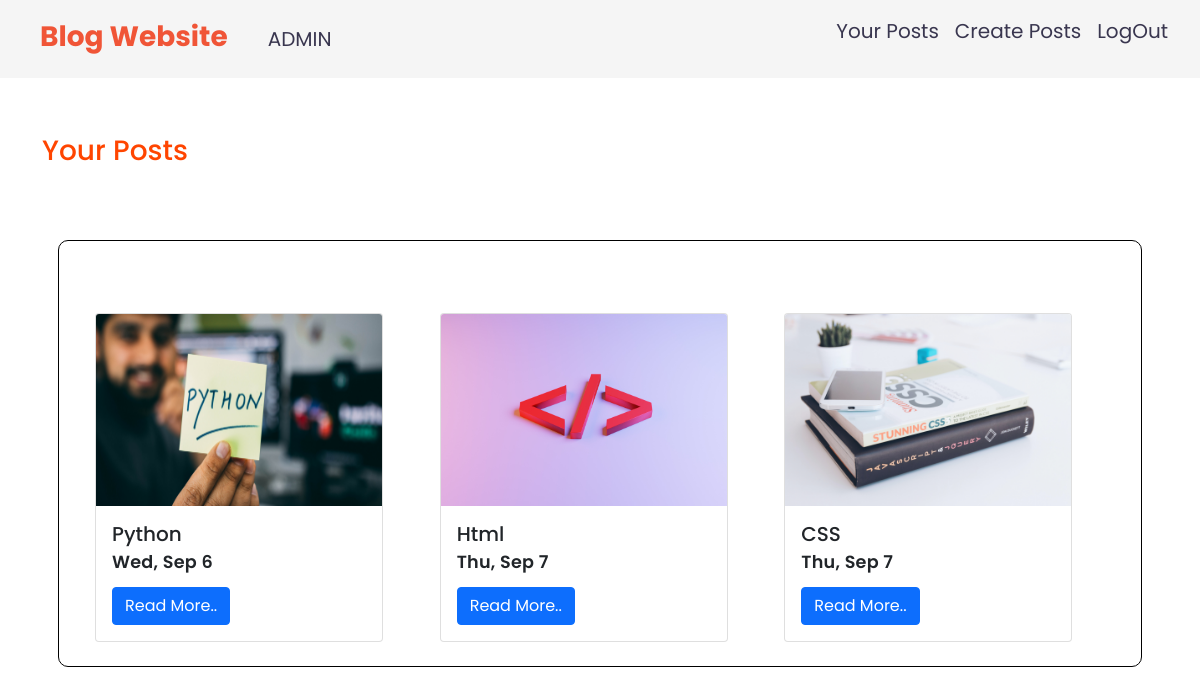
/userposts/ (signed in), run on the app's committed database.
### app/models.py (models this page shows, shortened)
class Post(models.Model):
    title=models.CharField(max_length=150)
    content= models.TextField()
    publicationdate=models.DateField(auto_now_add=True)
    name=models.ForeignKey(User, on_delete=models.CASCADE, null=True,blank=True)
    image = models.ImageField(upload_to='eventimages',null=True)

### app/views.py (the view)
# urls.py: path('userposts/',views.userposts,name='userposts'),
@login_required(login_url='/login/')
def userposts(request):
    if request.user.is_authenticated:
        pt=Post.objects.filter(name=request.user)
        print(request.user)
        return render(request,'app/userposts.html',{'post':pt})

### app/templates/app/userposts.html (shortened to what this page needs)
{% extends 'app/base.html' %}
{% block content %}
<h3 class="font my-5" style="color:orangered;">
    Your Posts
</h3>
<div class="row justify-content-center">
</div>
<div class="jumbotron jumbotron-fluid jumbo-class  p-3 mb-3">
    <div class="container">
        <div class="postrow row justify-content-start p-4">
            {% for pt in post %}
                    <div class="col-md-4 mt-5">
                        <div class="card" style="width: 18rem;">
                            <img src="{{pt.image.url}}" class="card-img-top img-fluid" style="width:18rem; height:12rem;" alt="...">
                            <div class="card-body">
                              <h5 class="card-title">{{pt.title}}</h5>
                              <p class="card-text postname lh-1">{{pt.publicationdate|date:"D, M j"}}</p>
                              <a href="{% url 'postdetails' pt.id %}" class="btn btn-primary">Read More..</a>
                            </div>
                        </div>
                    </div>
                     {% endfor %}
        </div>
    </div>
</div><br>
{% endblock content %}

### app/templates/app/navbar.html (shortened to what this page needs)
<nav class=" navbar navbar-expand-lg navbar-light">
  <div class="container-fluid pb-0">
     <a class="navbar-brand nav-link active mb-1 fs-3 fw-bold" aria-current="page" href="{% url 'posts' %}">Blog Website</a>
     <div class="collapse navbar-collapse" id="navbarSupportedContent">
       <ul class="navbar-nav me-auto mb-2 mb-lg-0">
        {% if  request.user.is_authenticated %}
        <li class="nav-item">
            <a class="nav-link active fs-5" aria-current="page">{{request.user|upper}}</a>
        </li>
        {% endif %}
      </ul>
    <div class="d-flex mb-3">
      <ul class="navbar-nav me-auto mb-2 mb-lg-0">
      {% if request.user.is_authenticated %}
          <li class="nav-item">
            <a class="nav-link active fs-5" aria-current="page" href="{% url 'userposts' %}">Your Posts</a>
          </li>
          <li class="nav-item">
            <a class="nav-link active fs-5" aria-current="page" href="{% url 'createpost' %}">Create Posts</a>
          </li>
          <li class="nav-item">
           <a class="nav-link active fs-5" aria-current="page" href="{% url 'logout' %}">LogOut</a>
          </li>
      {%endif%}
    </ul>
</div>
</nav>

### app/static/app/css/style.css (style rules this page uses)
.navbar { background-color: rgba(235, 62, 62, 0)!important; opacity:1; top: 0; left: 0; width: 100%; z-index: 100; }
.navbar-brand.nav-link,.crt-post,.text-success { color:#f05537!important; }
.nav-link { color:#39364f!important; }
.login-tag, .fw-bold { font-size: 3.25rem; line-height: 3rem; }
.postname { font-size: 1.1rem; line-height: 1.5rem; letter-spacing: .25px; margin-right: -0.25px; font-weight: 600; }
body { font-family: 'Poppins', sans-serif; }
.postrow { border-radius: 10px; border:1px solid black; }

### data on the page
Post: image (picture), title "Python", publicationdate "Wed, Sep 6"
Post: image (picture), title "Html", publicationdate "Thu, Sep 7"
Post: image (picture), title "CSS", publicationdate "Thu, Sep 7"

### other printed values
{{ request.user|upper }} "ADMIN"
